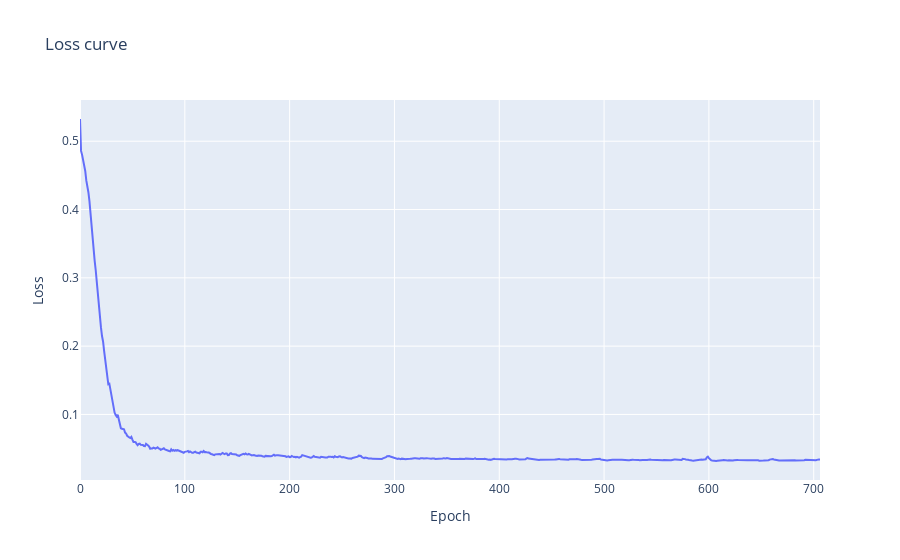

Notebook code cell kept with this figure:
### Code cell
# Try a small neural network using sklearn
from sklearn.neural_network import MLPRegressor

clf = MLPRegressor(hidden_layer_sizes=(400, 400, 400), max_iter=1000, n_iter_no_change=100, tol=1e-4)
clf.fit(X_train, Y_train)
Y_test_hat = clf.predict(X_test)

print(f'MSE: {mean_squared_error(Y_test, Y_test_hat)}')

data = []
data.append(go.Scatter(x=np.arange(len(clf.loss_curve_)), y=clf.loss_curve_, mode='lines', name='Loss curve'))

fig = go.Figure(data=data)
fig.update_layout(
    xaxis_title="Epoch",
    yaxis_title="Loss",
    title="Loss curve"
)
fig.show()

# TODO: Implement this in pytorch and log the train and test loss over time and plot it nicely

### Figure 1 — Plotly figure (JSON) as saved in the notebook; plotly's stock layout.template omitted (floating-point values rounded to 4 significant figures; data arrays with more than 128 entries replaced by an {"elided": "..."} marker saying what was removed)
{"data": [{"mode": "lines", "name": "Loss curve", "type": "scatter", "x": {"elided": "707 int values"}, "y": {"elided": "707 float values"}}], "layout": {"title": {"text": "Loss curve"}, "xaxis": {"title": {"text": "Epoch"}}, "yaxis": {"title": {"text": "Loss"}}}}
